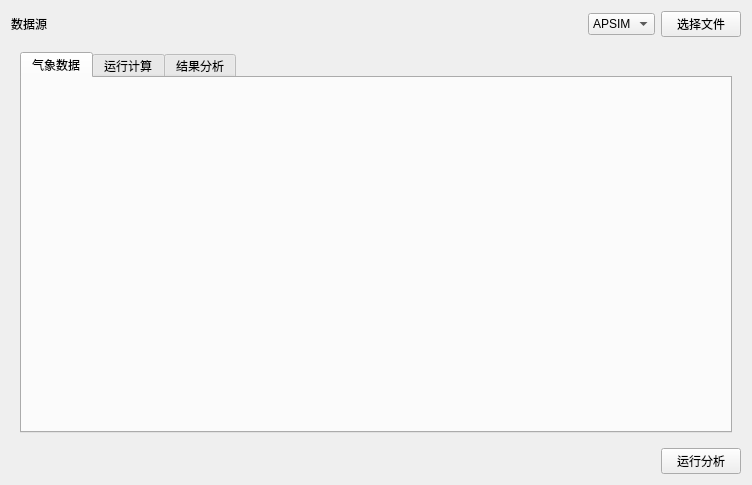
<?xml version="1.0" encoding="UTF-8"?>
<ui version="4.0">
 <class>AgriDataAnalysisPredictDialog</class>
 <widget class="QWidget" name="AgriDataAnalysisPredictDialog">
  <property name="geometry">
   <rect>
    <x>0</x>
    <y>0</y>
    <width>752</width>
    <height>485</height>
   </rect>
  </property>
  <property name="windowTitle">
   <string>Form</string>
  </property>
  <layout class="QGridLayout" name="gridLayout">
   <item row="1" column="0">
    <widget class="QWidget" name="widget" native="true">
     <property name="styleSheet">
      <string notr="true"/>
     </property>
     <layout class="QHBoxLayout" name="horizontalLayout_2">
      <item>
       <widget class="QTabWidget" name="tabWidget">
        <property name="currentIndex">
         <number>0</number>
        </property>
        <widget class="QWidget" name="tab_wet">
         <attribute name="title">
          <string>气象数据</string>
         </attribute>
         <layout class="QVBoxLayout" name="verticalLayout_3">
          <item>
           <widget class="AgriAPSimMet" name="sim_met" native="true"/>
          </item>
         </layout>
        </widget>
        <widget class="QWidget" name="tab_run">
         <attribute name="title">
          <string>运行计算</string>
         </attribute>
         <layout class="QVBoxLayout" name="verticalLayout_2">
          <item>
           <widget class="AgriAPSimControl" name="sim_control" native="true"/>
          </item>
         </layout>
        </widget>
        <widget class="QWidget" name="tab_output">
         <attribute name="title">
          <string>结果分析</string>
         </attribute>
         <layout class="QVBoxLayout" name="verticalLayout_4">
          <item>
           <widget class="AgriAPSimAnalysis" name="sim_output" native="true"/>
          </item>
         </layout>
        </widget>
       </widget>
      </item>
     </layout>
    </widget>
   </item>
   <item row="0" column="0">
    <layout class="QHBoxLayout" name="horizontalLayout">
     <item>
      <widget class="QLabel" name="label">
       <property name="text">
        <string>数据源</string>
       </property>
      </widget>
     </item>
     <item>
      <spacer name="horizontalSpacer">
       <property name="orientation">
        <enum>Qt::Horizontal</enum>
       </property>
       <property name="sizeHint" stdset="0">
        <size>
         <width>40</width>
         <height>20</height>
        </size>
       </property>
      </spacer>
     </item>
     <item>
      <widget class="QComboBox" name="comboBox">
       <item>
        <property name="text">
         <string>APSIM</string>
        </property>
       </item>
      </widget>
     </item>
     <item>
      <widget class="QPushButton" name="pushButton">
       <property name="text">
        <string>选择文件</string>
       </property>
      </widget>
     </item>
    </layout>
   </item>
   <item row="2" column="0">
    <layout class="QHBoxLayout" name="horizontalLayout_3">
     <item>
      <spacer name="horizontalSpacer_2">
       <property name="orientation">
        <enum>Qt::Horizontal</enum>
       </property>
       <property name="sizeHint" stdset="0">
        <size>
         <width>40</width>
         <height>20</height>
        </size>
       </property>
      </spacer>
     </item>
     <item>
      <widget class="QPushButton" name="pushButton_2">
       <property name="text">
        <string>运行分析</string>
       </property>
      </widget>
     </item>
    </layout>
   </item>
  </layout>
 </widget>
 <customwidgets>
  <customwidget>
   <class>AgriAPSimControl</class>
   <extends>QWidget</extends>
   <header>AgriAPSimControl.h</header>
   <container>1</container>
  </customwidget>
  <customwidget>
   <class>AgriAPSimMet</class>
   <extends>QWidget</extends>
   <header>AgriAPSimMet.h</header>
   <container>1</container>
  </customwidget>
  <customwidget>
   <class>AgriAPSimAnalysis</class>
   <extends>QWidget</extends>
   <header>AgriAPSimAnalysis.h</header>
   <container>1</container>
  </customwidget>
 </customwidgets>
 <resources/>
 <connections/>
</ui>
